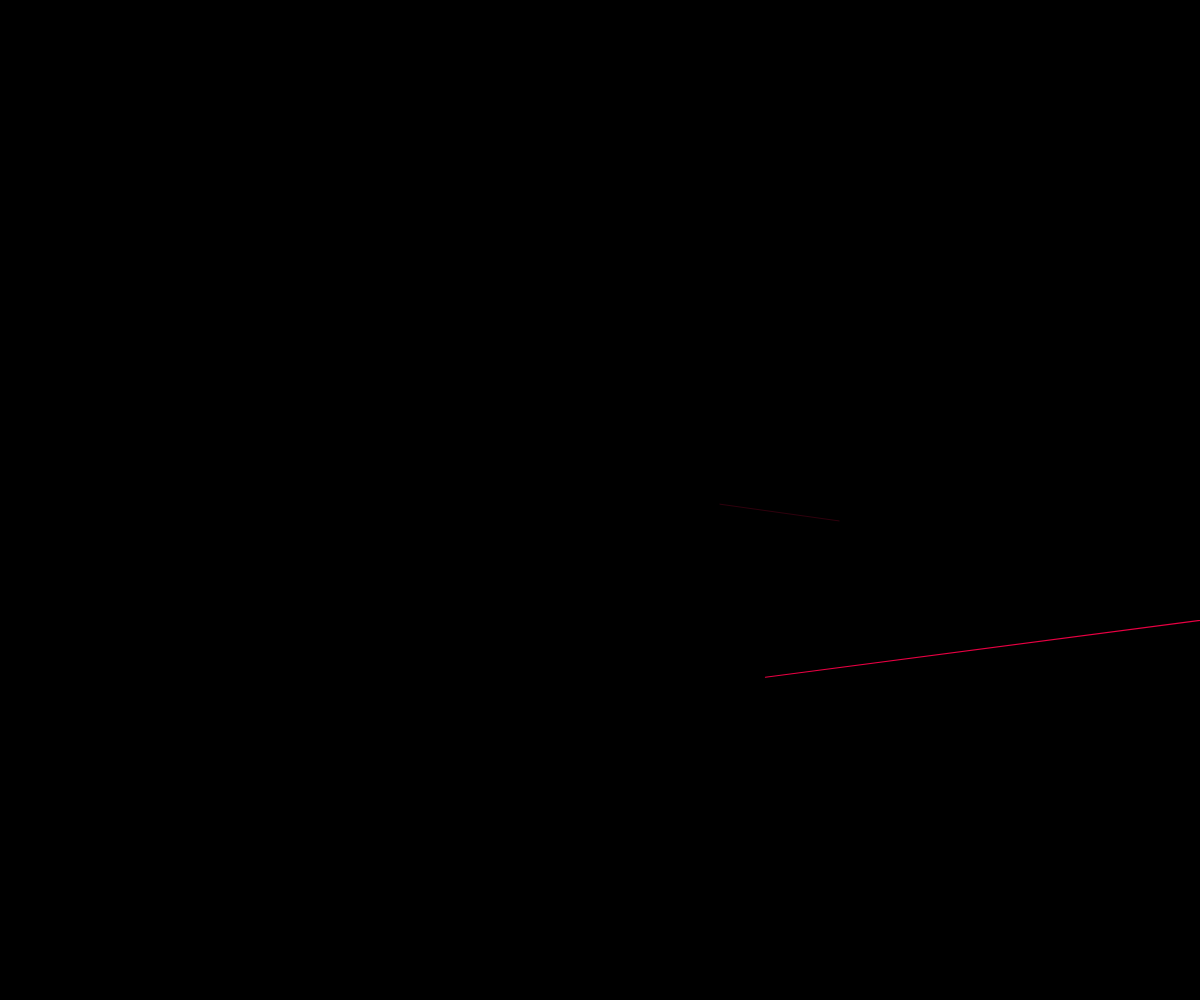
Frame 1 (no input)
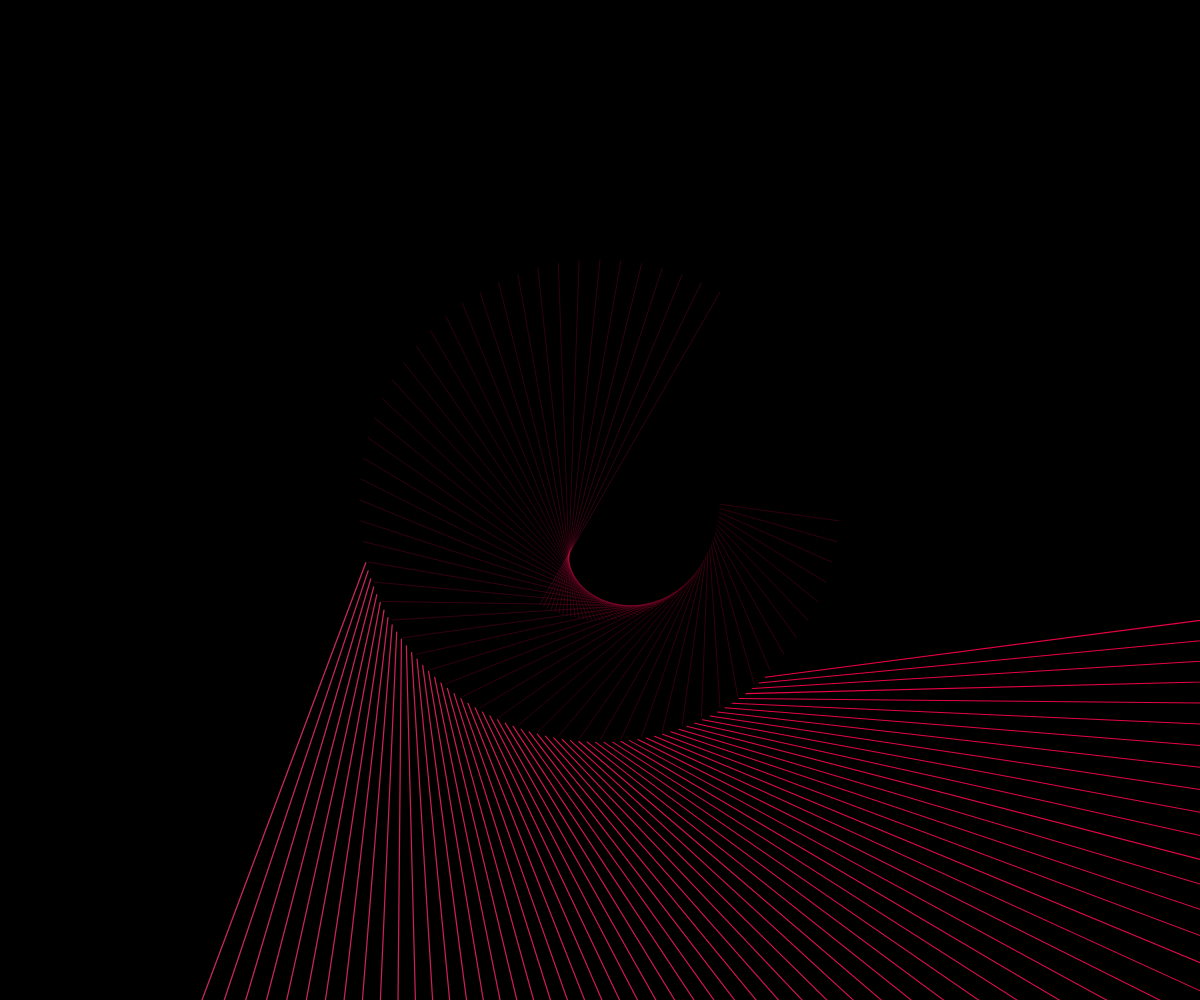
Frame 60 (no input)
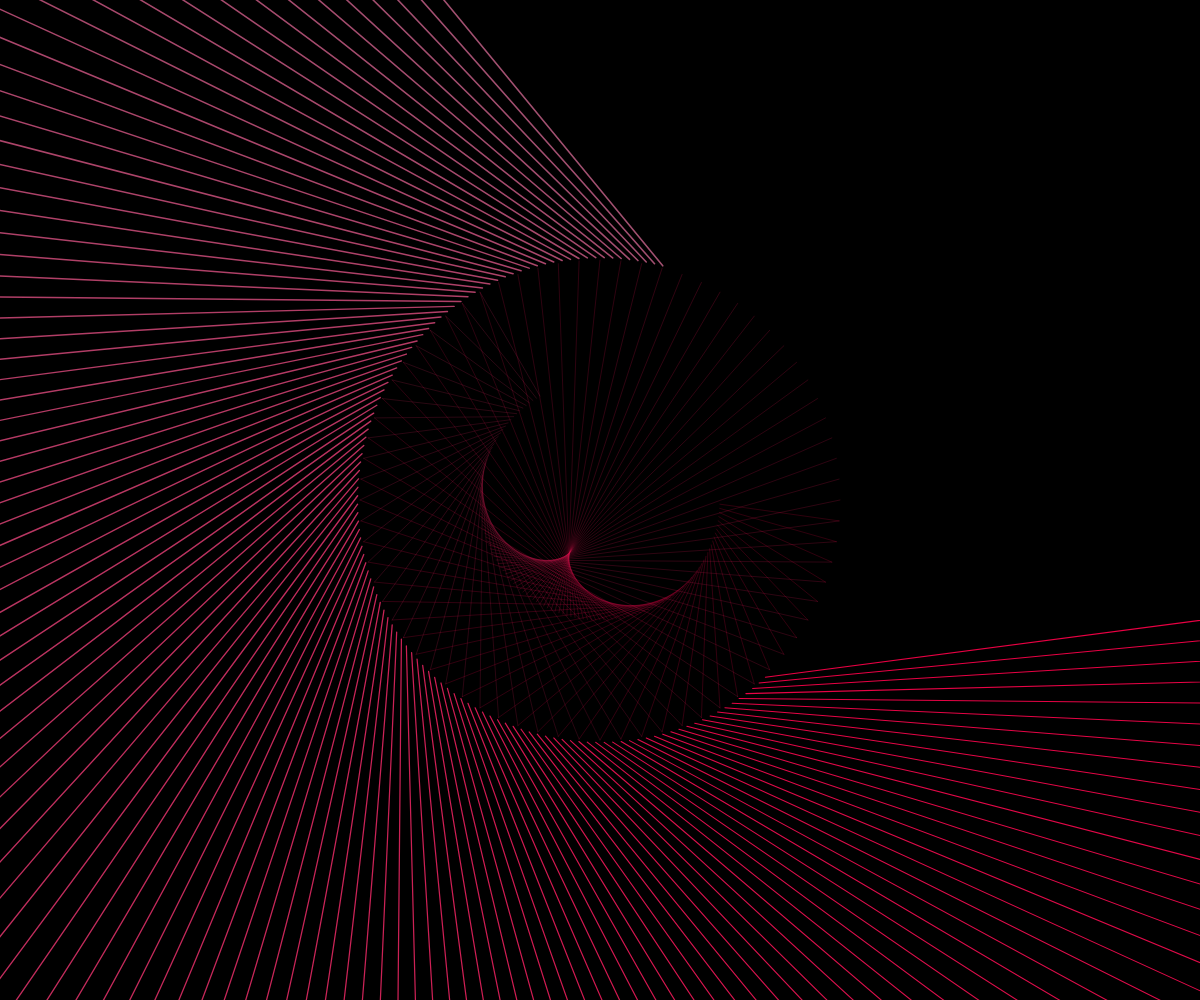
Frame 120 (the mouse pressed at the canvas centre since frame 60)

The p5.js sketch that drew these frames (run headless with seeded random() and noise() and a simulated clock; from frame 60 on, the mouse is pressed at the canvas centre):

// p5.js sketch
// ── sketch.js


var i = 1;

function setup() {
  createCanvas(windowWidth, windowHeight);
  background(0);
  angleMode(DEGREES);

  frameRate(30);
}

function draw() {

  translate(width/2,height/2);
  rotate(frameCount*2);

	strokeWeight(0.2);
  noFill();

  stroke(lerpColor(color('#ea0043'), color('#0fefca'), frameCount/720));
  line(width/10,0,(cos (frameCount*3)*width/5),(sin (frameCount*3)*width/5));

strokeWeight(i);
	stroke(lerpColor(color('#ea0043'), color('#0fefca'), frameCount/360));
	line(width,0,width/7,width/7);

i = i + 0.005


  // Stops the draw function if a certain condition avaluates true
  if (frameCount == 360) {
    noLoop();
  }

}
